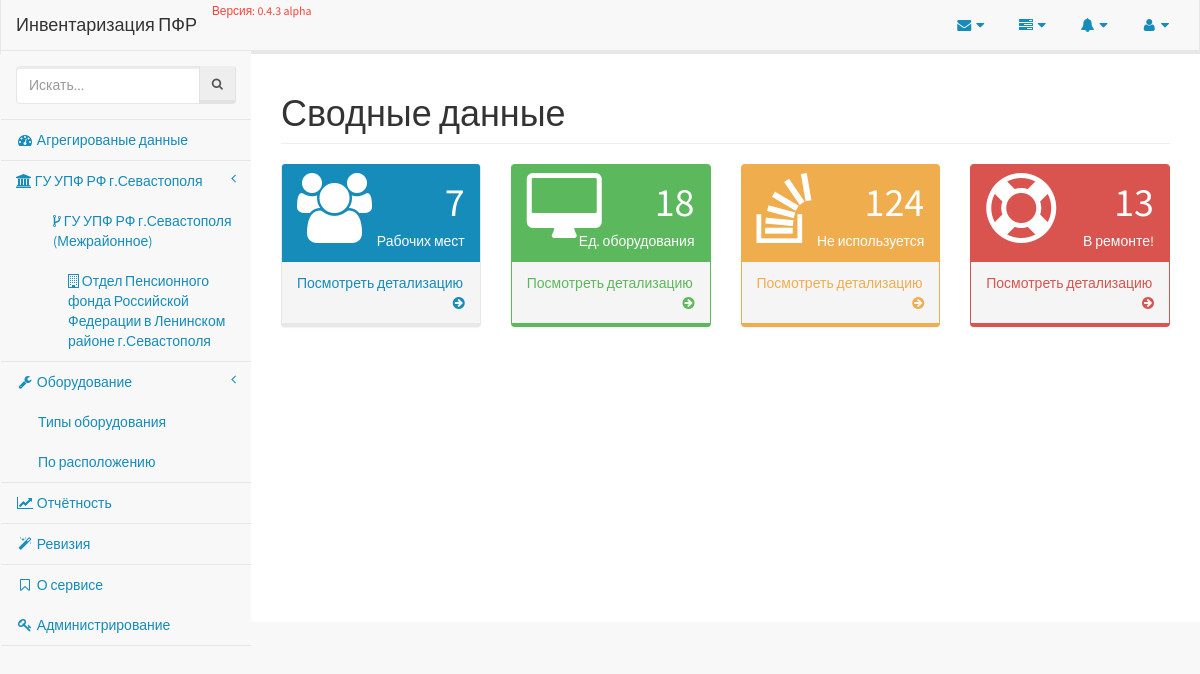
Page /enterprise/v1/ on the committed database.
### employee/models/organisation.py (models this page shows, shortened)
class Organisation(models.Model):
    title = models.CharField(_('Наименование'), max_length=80, unique=True, db_index=True)
    short_title = models.CharField(_('Краткое наименование'), max_length=40, unique=True, null=True, blank=True)
    parent = models.ForeignKey('self', related_name='subordinates', default=0, blank=True, null=True, verbose_name='В подчинении')
    @staticmethod
    def all():
        return Organisation.objects.all()
    class Meta:
        verbose_name = _('Организация')
        verbose_name_plural = _('Организации')
        app_label = 'employee'

### employee/views.py (the view)
class Dashboard(TemplateView):
    template_name = 'employee/employees.html'
    page_title = 'Инвентаризация техники'
    employees = Employee.all().count()
    equiments = Equipment.all().count()
    def count_employees(self):
        return self.employees
    def count_equipments(self):
        return self.equiments

### employee/templatetags/organisations_menu.py (called while the page is built)
@register.inclusion_tag('partials/organisations_menu.html')
def organisations_menu():
    menu = Organisation.all().filter(parent=None)
    return {'menu': menu}

### events/templatetags/events.py (called while the page is built)
@register.inclusion_tag('partials/_events.html')
def events():
    logs = LogEntry.objects.select_related('content_type').all().order_by('-action_time')[:10]
    return {'events': logs}

### inventory/__init__.py (called while the page is built)
def appname(request):
    return {'appname': __appname__}

def app_version(request):
    return {'app_version': __version__}

### employee/templates/employee/employees.html
{% extends 'layouts/application.html' %}
{% block dashboard %}
    {% include 'partials/dashboard.html' %}
{% endblock %}

### templates/partials/organisations_menu.html
{% for item in menu %}
    <li>
        <a href="{% url 'employee:list' pk=item.pk %}">
            <span class="fa fa-institution"> </span>
            {{ item.title }}
            <span class="fa arrow"></span>
        </a>
            <ul class="nav nav-third-level">
                {% for subordinate in item.subordinates.all %}
                    <li>
                        <a href="{% url 'employee:list' pk=subordinate.pk %}">
                            <span class="fa fa-code-fork"> </span>
                            {{ subordinate.title }}
                        </a>
                            <ul class="nav nav-fourth-level">
                                {% for sub in subordinate.subordinates.all %}
                                    <li>
                                        <a href="{% url 'employee:list' pk=sub.pk %}">
                                            <span class="fa fa-building-o"> </span>
                                            {{ sub.title }}
                                        </a>
                                    </li>
                                {% endfor %}
                            </ul>
                    </li>
                {% endfor %}
            </ul>
    </li>
{% endfor %}

### rows in the picture
Organisation: title "ГУ УПФ РФ г.Севастополя"
Organisation: title "ГУ УПФ РФ г.Севастополя (Межрайонное)"
Organisation: title "Отдел Пенсионного фонда Российской Федерации в Ленинском районе г.Севастополя"

### other values in the picture
{{ appname }} "Инвентаризация ПФР"
{{ app_version }} "0.4.3 alpha"
{{ view.count_employees }} "7"
{{ view.count_equipments }} "18"
